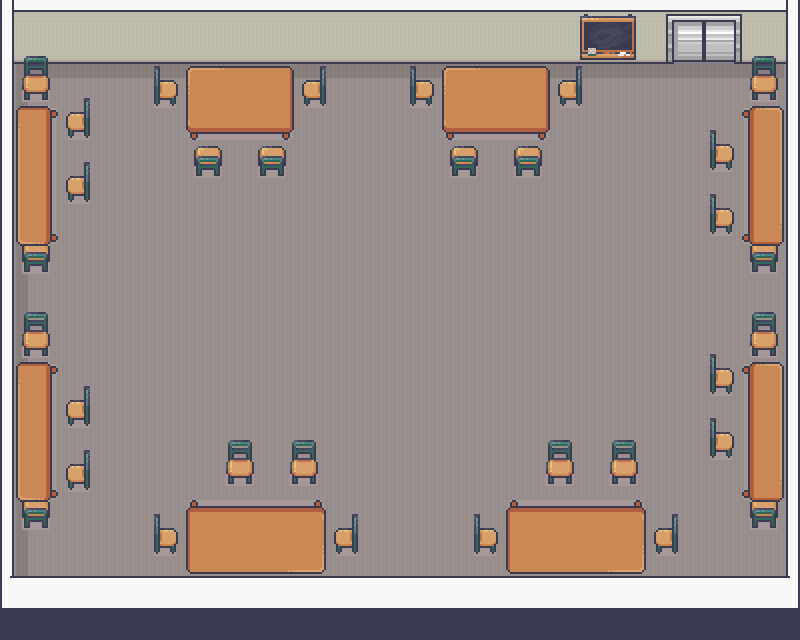

A level layout from a 2D game, rendered from its tile map. Below: a short description, then the map file with tile-grid data replaced by summaries:
An orthogonal 25x20 tile map with 32x32 px tiles, 10 tile layers (Floor, Horizontal Walls, Vertical Walls, Shadows, ...), 2 tilesets and 49 objects (47x collisions, 2x Interactable).

<map version="1.11" tiledversion="1.11.2" orientation="orthogonal" renderorder="right-down" width="25" height="20" tilewidth="32" tileheight="32" infinite="0" nextlayerid="24" nextobjectid="124">
 <editorsettings>
  <export target="../src/data/maps/classroom.json" format="json1" />
 </editorsettings>
 <tileset firstgid="1" name="Room_Builder_free_32x32" tilewidth="32" tileheight="32" tilecount="391" columns="17">
  <image source="../public/assets/tilemaps/Room_Builder_free_32x32.png" width="544" height="736" />
 </tileset>
 <tileset firstgid="392" name="Interiors_free_32x32" tilewidth="32" tileheight="32" tilecount="1424" columns="16">
  <image source="../public/assets/tilemaps/Interiors_free_32x32.png" width="512" height="2848" />
 </tileset>
 <objectgroup id="17" name="Collisions" tintcolor="#c01c28">
  <object id="6" name="collisions" x="2" y="1" width="10" height="639" />
  <object id="7" name="collisions" x="13" y="579" width="785" height="60" />
  <object id="8" name="collisions" x="787" y="2" width="11" height="576" />
  <object id="9" name="collisions" x="736.667" y="0.666667" width="50.3333" height="62.3333" />
  <object id="10" name="collisions" x="641" y="0" width="30" height="62" />
  <object id="11" name="collisions" x="12" y="-2" width="627" height="63" />
  <object id="12" name="collisions" x="674" y="0" width="64" height="16" />
  <object id="14" name="collisions" x="16" y="107.333" width="41.3333" height="164.667" />
  <object id="15" name="collisions" x="69.6667" y="98.3333" width="20" height="39" />
  <object id="16" name="collisions" x="24.6667" y="55.6667" width="23.6667" height="45.3333" />
  <object id="17" name="collisions" x="154" y="67.6667" width="23" height="40.3333" />
  <object id="18" name="collisions" x="67.6667" y="160.333" width="23.6667" height="42" />
  <object id="19" name="collisions" x="65" y="385.333" width="25.6667" height="39.3333" />
  <object id="20" name="collisions" x="21.6667" y="310" width="29.3333" height="45.3333" />
  <object id="21" name="collisions" x="67.3333" y="448" width="25.3333" height="41" />
  <object id="23" name="collisions" x="150.333" y="512.667" width="26.6667" height="41" />
  <object id="24" name="collisions" x="226" y="439" width="29" height="45" />
  <object id="25" name="collisions" x="288" y="436.5" width="31.5" height="48" />
  <object id="26" name="collisions" x="334.5" y="512" width="26.5" height="43" />
  <object id="27" name="collisions" x="185.5" y="499.5" width="139" height="74.5" />
  <object id="28" name="collisions" x="472" y="510" width="25.5" height="43.5" />
  <object id="29" name="collisions" x="503" y="499.5" width="143" height="74" />
  <object id="30" name="collisions" x="653" y="514.5" width="25.5" height="38" />
  <object id="31" name="collisions" x="606" y="438" width="34.5" height="45.5" />
  <object id="33" name="collisions" x="546" y="440" width="30" height="44.5" />
  <object id="34" name="collisions" x="749.5" y="499.5" width="30" height="28.5" />
  <object id="35" name="collisions" x="744.5" y="361.5" width="37.5" height="136" />
  <object id="36" name="collisions" x="706" y="349" width="27" height="44.5" />
  <object id="37" name="collisions" x="708" y="415" width="27.5" height="45.5" />
  <object id="38" name="collisions" x="752" y="312" width="25.5" height="42.5" />
  <object id="39" name="collisions" x="749.5" y="55.5" width="29" height="43" />
  <object id="40" name="collisions" x="712" y="130" width="20" height="40.5" />
  <object id="41" name="collisions" x="707.5" y="193" width="26" height="42.5" />
  <object id="42" name="collisions" x="748.5" y="244.5" width="33" height="28" />
  <object id="43" name="collisions" x="740" y="106.5" width="42" height="135" />
  <object id="46" name="collisions" x="193.333" y="145.333" width="30.6667" height="32" />
  <object id="47" name="collisions" x="258.667" y="146" width="28" height="29.3333" />
  <object id="48" name="collisions" x="304" y="65.3333" width="24.6667" height="43" />
  <object id="49" name="collisions" x="187.667" y="65" width="107.333" height="76.3333" />
  <object id="50" name="collisions" x="448.667" y="143.667" width="30.6667" height="34.6667" />
  <object id="51" name="collisions" x="513.667" y="146.333" width="29" height="28.3333" />
  <object id="52" name="collisions" x="561" y="65" width="21.6667" height="41.3333" />
  <object id="53" name="collisions" x="408.667" y="65.6667" width="25.6667" height="42" />
  <object id="54" name="collisions" x="441.333" y="65.6667" width="109.333" height="72" visible="0" />
  <object id="120" name="collisions" x="19" y="363" width="38" height="137.5" />
  <object id="121" name="collisions" x="22" y="500.5" width="29" height="26.5" />
  <object id="122" name="collisions" x="444" y="66.5" width="104" height="63.5" />
 </objectgroup>
 <objectgroup id="23" name="Interactable">
  <properties>
   <property name="active" type="bool" value="true" />
   <property name="passable" type="bool" value="false" />
  </properties>
  <object id="118" name="chalkboard" type="Interactable" x="672" y="224" width="64" height="64" rotation="90">
   <properties>
    <property name="active" type="bool" value="true" />
    <property name="displayName" value="Chalkboard" />
    <property name="eventType" value="chalkboard" />
    <property name="passable" type="bool" value="false" />
    <property name="pulseColor" value="" />
    <property name="tooltip" value="Press E to interact" />
   </properties>
  </object>
  <object id="123" name="desk" type="Interactable" x="525.5" y="290" width="48" height="64" rotation="270">
   <properties>
    <property name="active" type="bool" value="true" />
    <property name="displayName" value="Desk" />
    <property name="eventType" value="desk" />
    <property name="passable" type="bool" value="false" />
    <property name="pulseColor" value="0xe57373" />
    <property name="tooltip" value="Press E to interact" />
   </properties>
  </object>
 </objectgroup>
 <layer id="1" name="Floor" width="25" height="20">
  <data>[500 cells, 500 non-empty, 1 distinct tile ids]</data>
 </layer>
 <layer id="2" name="Horizontal Walls" width="25" height="20">
  <data>[500 cells, 99 non-empty, 5 distinct tile ids]</data>
 </layer>
 <layer id="3" name="Vertical Walls" width="25" height="20">
  <data>[500 cells, 37 non-empty, 3 distinct tile ids]</data>
 </layer>
 <layer id="4" name="Shadows" width="25" height="20" offsetx="16" offsety="0">
  <data>[500 cells, 39 non-empty, 3 distinct tile ids]</data>
 </layer>
 <layer id="12" name="Chairs" width="25" height="20">
  <data>[500 cells, 36 non-empty, 7 distinct tile ids]</data>
 </layer>
 <layer id="13" name="Decorations" width="25" height="20">
  <data>[500 cells, 4 non-empty, 4 distinct tile ids]</data>
 </layer>
 <layer id="10" name="Chairs Left" width="25" height="20" offsetx="-12" offsety="0">
  <data>[500 cells, 18 non-empty, 9 distinct tile ids]</data>
 </layer>
 <layer id="11" name="Chairs Right" width="25" height="20" offsetx="12" offsety="0">
  <data>[500 cells, 18 non-empty, 7 distinct tile ids]</data>
 </layer>
 <layer id="9" name="Tables" width="25" height="20">
  <data>[500 cells, 106 non-empty, 21 distinct tile ids]</data>
 </layer>
 <layer id="7" name="Doors" width="25" height="20" offsetx="0" offsety="-32">
  <data>[500 cells, 8 non-empty, 8 distinct tile ids]</data>
 </layer>
</map>
